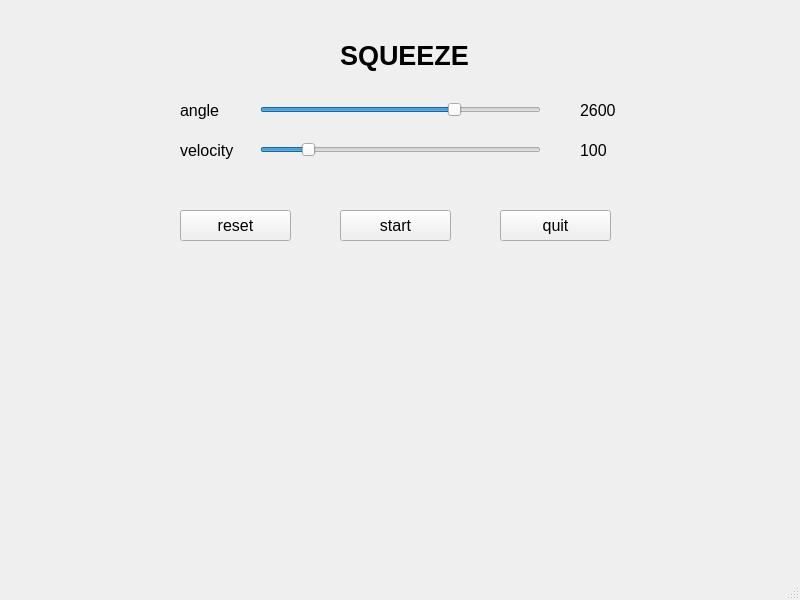
<?xml version="1.0" encoding="UTF-8"?>
<ui version="4.0">
 <class>FirstLayoutSqueezeWindow</class>
 <widget class="QMainWindow" name="FirstLayoutSqueezeWindow">
  <property name="geometry">
   <rect>
    <x>0</x>
    <y>0</y>
    <width>800</width>
    <height>600</height>
   </rect>
  </property>
  <property name="windowTitle">
   <string>MainWindow</string>
  </property>
  <widget class="QWidget" name="centralwidget">
   <widget class="QLabel" name="titleLabel">
    <property name="geometry">
     <rect>
      <x>340</x>
      <y>40</y>
      <width>131</width>
      <height>31</height>
     </rect>
    </property>
    <property name="font">
     <font>
      <family>Tahoma</family>
      <pointsize>20</pointsize>
      <weight>75</weight>
      <bold>true</bold>
     </font>
    </property>
    <property name="text">
     <string>SQUEEZE</string>
    </property>
   </widget>
   <widget class="QLabel" name="angleLabel">
    <property name="geometry">
     <rect>
      <x>180</x>
      <y>100</y>
      <width>41</width>
      <height>21</height>
     </rect>
    </property>
    <property name="font">
     <font>
      <family>Tahoma</family>
      <pointsize>12</pointsize>
     </font>
    </property>
    <property name="text">
     <string>angle</string>
    </property>
   </widget>
   <widget class="QSlider" name="angleSlider">
    <property name="geometry">
     <rect>
      <x>260</x>
      <y>100</y>
      <width>281</width>
      <height>20</height>
     </rect>
    </property>
    <property name="minimum">
     <number>2194</number>
    </property>
    <property name="maximum">
     <number>2770</number>
    </property>
    <property name="value">
     <number>2600</number>
    </property>
    <property name="orientation">
     <enum>Qt::Horizontal</enum>
    </property>
   </widget>
   <widget class="QLabel" name="angleVal">
    <property name="geometry">
     <rect>
      <x>580</x>
      <y>100</y>
      <width>41</width>
      <height>21</height>
     </rect>
    </property>
    <property name="font">
     <font>
      <family>Tahoma</family>
      <pointsize>12</pointsize>
     </font>
    </property>
    <property name="text">
     <string>2600</string>
    </property>
   </widget>
   <widget class="QLabel" name="velocityLabel">
    <property name="geometry">
     <rect>
      <x>180</x>
      <y>140</y>
      <width>61</width>
      <height>21</height>
     </rect>
    </property>
    <property name="font">
     <font>
      <family>Tahoma</family>
      <pointsize>12</pointsize>
     </font>
    </property>
    <property name="text">
     <string>velocity</string>
    </property>
   </widget>
   <widget class="QSlider" name="velocitySlider">
    <property name="geometry">
     <rect>
      <x>260</x>
      <y>140</y>
      <width>281</width>
      <height>20</height>
     </rect>
    </property>
    <property name="minimum">
     <number>10</number>
    </property>
    <property name="maximum">
     <number>600</number>
    </property>
    <property name="value">
     <number>100</number>
    </property>
    <property name="orientation">
     <enum>Qt::Horizontal</enum>
    </property>
   </widget>
   <widget class="QLabel" name="velocityVal">
    <property name="geometry">
     <rect>
      <x>580</x>
      <y>140</y>
      <width>41</width>
      <height>21</height>
     </rect>
    </property>
    <property name="font">
     <font>
      <family>Tahoma</family>
      <pointsize>12</pointsize>
     </font>
    </property>
    <property name="text">
     <string>100</string>
    </property>
   </widget>
   <widget class="QPushButton" name="resetButton">
    <property name="geometry">
     <rect>
      <x>180</x>
      <y>210</y>
      <width>111</width>
      <height>31</height>
     </rect>
    </property>
    <property name="font">
     <font>
      <family>Tahoma</family>
      <pointsize>12</pointsize>
     </font>
    </property>
    <property name="text">
     <string>reset</string>
    </property>
   </widget>
   <widget class="QPushButton" name="startButton">
    <property name="geometry">
     <rect>
      <x>340</x>
      <y>210</y>
      <width>111</width>
      <height>31</height>
     </rect>
    </property>
    <property name="font">
     <font>
      <family>Tahoma</family>
      <pointsize>12</pointsize>
     </font>
    </property>
    <property name="text">
     <string>start</string>
    </property>
   </widget>
   <widget class="QPushButton" name="quitButton">
    <property name="geometry">
     <rect>
      <x>500</x>
      <y>210</y>
      <width>111</width>
      <height>31</height>
     </rect>
    </property>
    <property name="font">
     <font>
      <family>Tahoma</family>
      <pointsize>12</pointsize>
     </font>
    </property>
    <property name="text">
     <string>quit</string>
    </property>
   </widget>
  </widget>
  <widget class="QMenuBar" name="menubar">
   <property name="geometry">
    <rect>
     <x>0</x>
     <y>0</y>
     <width>800</width>
     <height>21</height>
    </rect>
   </property>
  </widget>
  <widget class="QStatusBar" name="statusbar"/>
 </widget>
 <resources/>
 <connections/>
</ui>
